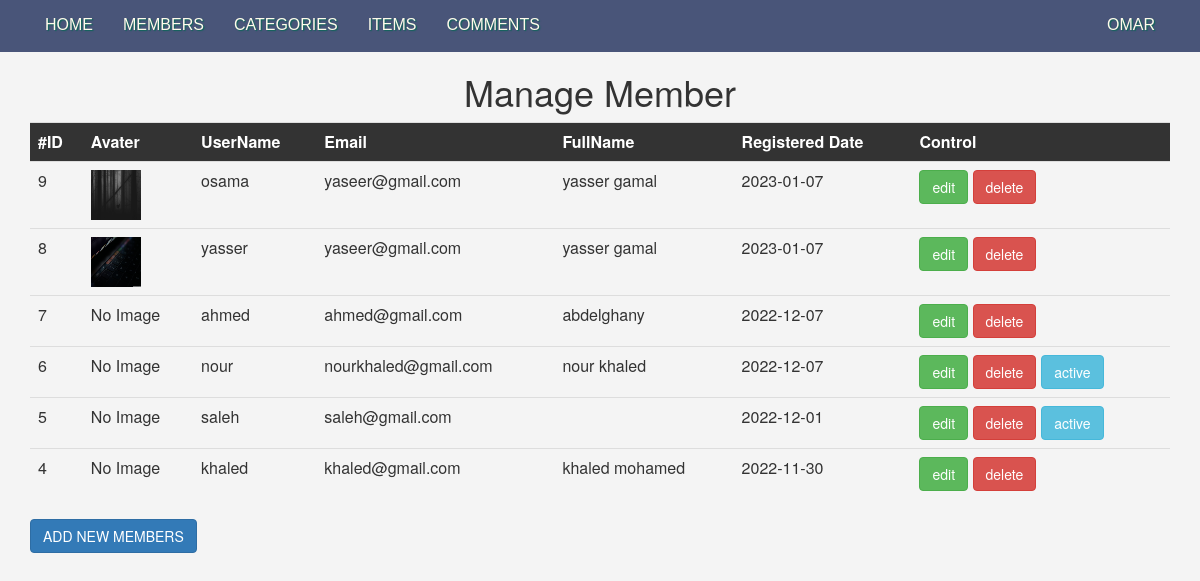
The app's page /admin/members.php (signed in) with its own data.
### tables this page shows
CREATE TABLE `users` (
  `UserID` int(11) NOT NULL,
  `UserName` varchar(255) NOT NULL,
  `Password` varchar(255) NOT NULL,
  `Email` varchar(255) NOT NULL,
  `FullName` varchar(255) NOT NULL,
  `GroupID` tinyint(4) NOT NULL DEFAULT 0,
  `TrustStatus` tinyint(4) NOT NULL DEFAULT 0,
  `RegStatus` tinyint(4) NOT NULL DEFAULT 0,
  `Date` date NOT NULL,
  `Avatar` varchar(255) NOT NULL
);

### admin/members.php (the view, shortened to what this page needs)
<?php
if (isset($_SESSION['UserName'])) {
    include 'init.php';
    $do = isset($_GET['do']) ? $_GET['do'] : 'manage';
    if ($do == 'manage') {
        $query='';
        $stmt = $con->prepare("SELECT * FROM users WHERE GroupID != 1 $query ORDER BY UserID DESC");
        $stmt->execute();
        $members = $stmt->fetchAll();
        if(!empty($members)){
?>
        <h1 class="text-center">Manage Member</h1>
        <div class="container">
            <div class="table-responsive">
                <table class="main-table manage-members table table-border">
                    <tr>
                        <th>#ID</th>
                        <th>Avater</th>
                        <th>UserName</th>
                        <th>Email</th>
                        <th>FullName</th>
                        <th>Registered Date</th>
                        <th>Control</th>
                    </tr>
                    <?php foreach ($members as $member) {
                        echo '
                            <tr>
                                <td>' . $member['UserID'] . '</td>
                                <td>';
                                if(empty($member['Avatar'])){
                                    echo'No Image';
                                }else{
                                    echo'<img src="uploads/avatars/' . $member['Avatar'] . '" alt=""';
                                }
                                echo'
                                </td>
                                <td>' . $member['UserName'] . '</td>
                                <td>' . $member['Email'] . '</td>
                                <td>' . $member['FullName'] . '</td>
                                <td>' . $member['Date'].'</td>
                                <td>
                                    <a href="members.php?do=edit&userid=' . $member['UserID'] . '" class="btn btn-success">edit</a>
                                    <a href="members.php?do=delete&userid=' . $member['UserID'] . '" class="btn btn-danger confirm">delete</a>';
                                    if($member['RegStatus']==0){
                                        echo'<a href="members.php?do=active&userid=' . $member['UserID'] . '" class="btn btn-info activate" style="margin-left:5px;">active</a>';
                                    }
                                echo'</td>
                            </tr>
                        ';
                    } ?>
                </table>
            </div>
            <a href="members.php?do=add" class="btn btn-primary">ADD NEW MEMBERS</a>
        </div>
    <?php
        }else{
            echo'<div class="container">';
                echo'<div class="alert alert-info">There is no such member to show</div>';
                echo'<a href="members.php?do=add" class="btn btn-primary">ADD NEW MEMBERS</a>';
            echo'</div>';
        }
    }
    include $tpl . 'footer.php';
} else {
    header('location:index.php');
    exit();
}
?>

### admin/layout/css/backend.css (style rules this page uses)
body { background-color: #f4f4f4; font-size: 16px; }
.manage-members img { width: 50px; height: 50px; }
.main-table tr:first-child th { background-color: #333; color: #fff; }
.activate { margin-left: 5px; }

### records on screen
users: UserID "9", Avatar (picture), UserName "osama", Email "yaseer@gmail.com", FullName "yasser gamal", Date "2023-01-07"
users: UserID "8", Avatar (picture), UserName "yasser", Email "yaseer@gmail.com", FullName "yasser gamal", Date "2023-01-07"
users: UserID "7", Avatar "No Image", UserName "ahmed", Email "ahmed@gmail.com", FullName "abdelghany", Date "2022-12-07"
users: UserID "6", Avatar "No Image", UserName "nour", Email "nourkhaled@gmail.com", FullName "nour khaled", Date "2022-12-07"
users: UserID "5", Avatar "No Image", UserName "saleh", Email "saleh@gmail.com", Date "2022-12-01"
users: UserID "4", Avatar "No Image", UserName "khaled", Email "khaled@gmail.com", FullName "khaled mohamed", Date "2022-11-30"
